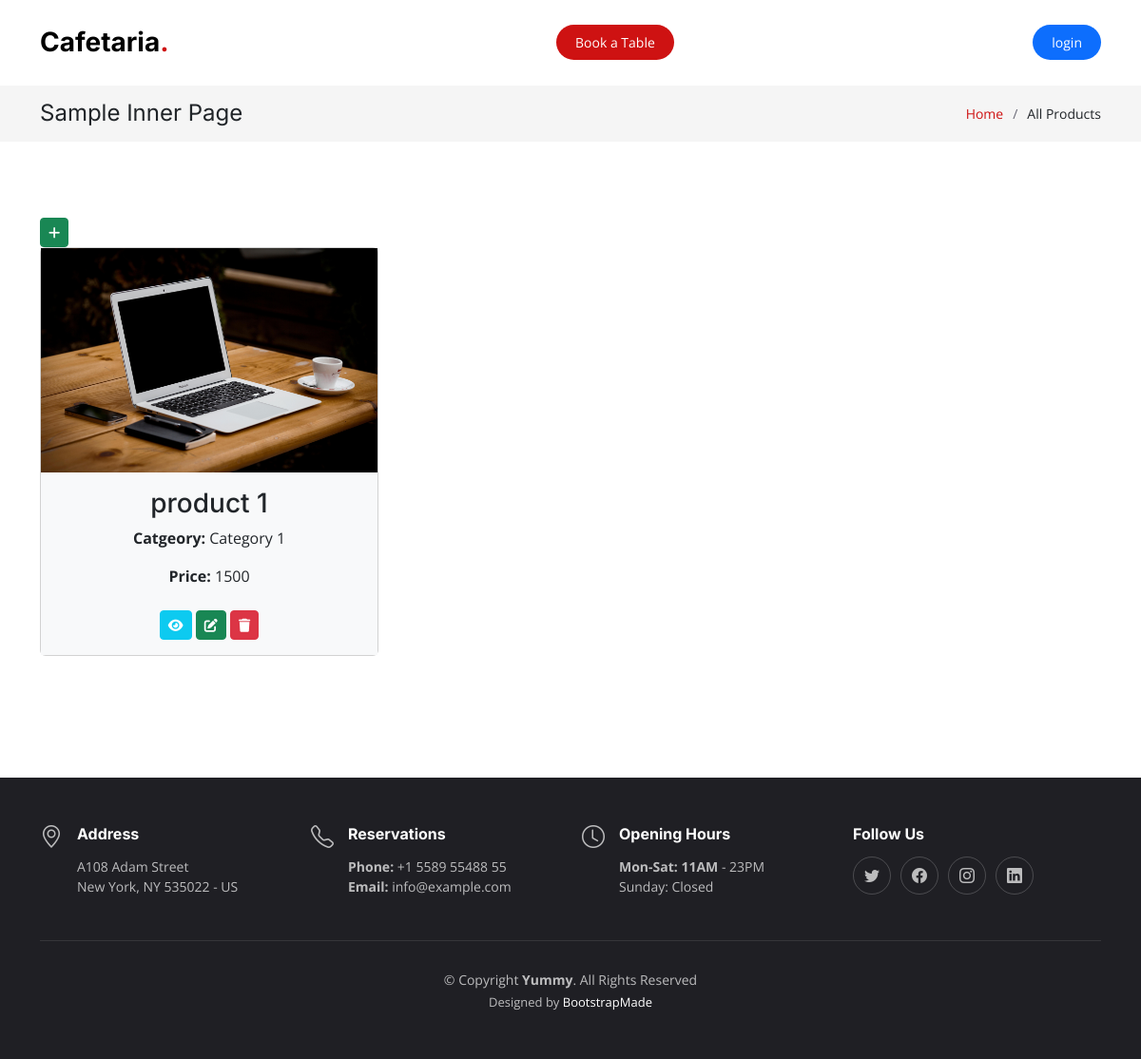
Screenshot of /views/Product/index.php with the database file from the repository.
### tables this page shows
CREATE TABLE `products` (
  `id` int NOT NULL,
  `name` varchar(50) NOT NULL,
  `price` float NOT NULL,
  `image` varchar(255) NOT NULL,
  `category_id` int NOT NULL
);

CREATE TABLE `category` (
  `id` int NOT NULL,
  `name` varchar(30) NOT NULL,
  `description` text,
  `image` varchar(255) DEFAULT NULL
);

### controllers/ProductController.php (called while the page is built, shortened)
<?php
class Product
{
    public function index()
    {
        global $conn;
        $sql = "SELECT products.*, category.id AS category_id, category.name AS category_name
            FROM products JOIN category
            ON products.category_id = category.id
            ORDER BY products.id DESC";
        $result = $conn->query($sql);
        $products = [];
        if ($result->num_rows > 0) {
            while ($row = $result->fetch_assoc()) {
                array_push($products, $row);
            }
            return $products;
        } else {
            return false;
        }
    }
}

### views/Product/index.php (the view, shortened to what this page needs)
<!DOCTYPE html>
<html lang="en">
<head>
    <link href="../../assets/vendor/bootstrap/css/bootstrap.min.css" rel="stylesheet" />
    <link href="../../assets/vendor/bootstrap-icons/bootstrap-icons.css" rel="stylesheet" />
    <link href="../../assets/vendor/aos/aos.css" rel="stylesheet" />
    <link href="../../assets/vendor/glightbox/css/glightbox.min.css" rel="stylesheet" />
    <link href="../../assets/vendor/swiper/swiper-bundle.min.css" rel="stylesheet" />
    <link rel="stylesheet" href="https://cdn.jsdelivr.net/npm/bootstrap@5.2.2/dist/css/bootstrap.min.css">
    <link rel="stylesheet" href="https://cdnjs.cloudflare.com/ajax/libs/font-awesome/6.2.0/css/all.min.css" />
    <link href="../../assets/css/main.css" rel="stylesheet" />
</head>
<?php
include('../../includes/navbar.php');
?>
<?php
include('../../controllers/DBController.php');
include('../../controllers/ProductController.php');
$products = new Product();
$products = $products->index();
?>
<main id="main">
    <div class="breadcrumbs">
        <div class="container">
            <div class="d-flex justify-content-between align-items-center">
                <h2>Sample Inner Page</h2>
                <ol>
                    <li><a href="index.php">Home</a></li>
                    <li>All Products</li>
                </ol>
            </div>
        </div>
    </div>
    <section class="sample-page">
        <div class="container data-aos='fade-up'">
            <a href="create.php" title="create" class="btn btn-success text-white btn-sm">
                <i class="fas fa-plus"></i>
            </a>
            <div class="row">
                <?php foreach ($products as $product) { ?>
                    <div class="col-md-4 mb-5">
                        <div class="card">
                            <img src="../../uploads/<?php echo $product['image']; ?>" class="w-100">
                            <div class="card-body bg-light">
                                <h3 class="card-title text-center">
                                    <?php echo $product['name'];  ?>
                                </h3>
                                <p class="text-center">
                                    <strong>Catgeory: </strong>
                                    <?php echo $product['category_name'];  ?>
                                </p>
                                <p class="text-center">
                                    <strong>Price: </strong>
                                    <?php echo $product['price'];  ?>
                                </p>
                                <div class="d-flex justify-content-center mt-4">
                                    <div>
                                        <a href="show.php?id=<?php echo $product['id']; ?>" title="show" class="btn btn-info text-white btn-sm">
                                            <i class="fas fa-eye"></i>
                                        </a>
                                        <a href="edit.php?id=<?php echo $product['id']; ?>" title="edit" class="btn btn-success text-white btn-sm">
                                            <i class="fas fa-edit"></i>
                                        </a>
                                        <a href="destroy.php?id=<?php echo $product['id']; ?>" title="Delete" class="btn btn-danger btn-sm" onclick="return confirm('Are You Sure You Want To Delete This Product ?') ;">
                                            <i class="fas fa-trash"></i>
                                        </a>
                                    </div>
                                </div>
                            </div>
                        </div>
                    </div>
                <?php } ?>
            </div>
        </div>
    </section>
</main>
<?php
include('../../includes/footer.php');
?>
</body>
</html>

### includes/navbar.php (shortened to what this page needs)
<body>
    <header id="header" class="header fixed-top d-flex align-items-center">
        <div class="container d-flex align-items-center justify-content-between">
            <a href="index.html" class="logo d-flex align-items-center me-auto me-lg-0">
                <h1>Cafetaria<span>.</span></h1>
            </a>
            <a class="btn-book-a-table" href="#book-a-table">Book a Table</a>
            <?php if (!isset($_SESSION["id"])) { ?>
                <a class="btn-book-a-table bg-primary text-white mx-0" href="../../Cafeteria_project/views/login.php">login</a>
            <?php } ?>
        </div>
    </header>

### includes/footer.php
<footer id="footer" class="footer">
    <div class="container">
        <div class="row gy-3">
            <div class="col-lg-3 col-md-6 d-flex">
                <i class="bi bi-geo-alt icon"></i>
                <div>
                    <h4>Address</h4>
                    <p>
                        A108 Adam Street <br />
                        New York, NY 535022 - US<br />
                    </p>
                </div>
            </div>
            <div class="col-lg-3 col-md-6 footer-links d-flex">
                <i class="bi bi-telephone icon"></i>
                <div>
                    <h4>Reservations</h4>
                    <p>
                        <strong>Phone:</strong> +1 5589 55488 55<br />
                        <strong>Email:</strong> info@example.com<br />
                    </p>
                </div>
            </div>
            <div class="col-lg-3 col-md-6 footer-links d-flex">
                <i class="bi bi-clock icon"></i>
                <div>
                    <h4>Opening Hours</h4>
                    <p>
                        <strong>Mon-Sat: 11AM</strong> - 23PM<br />
                        Sunday: Closed
                    </p>
                </div>
            </div>
            <div class="col-lg-3 col-md-6 footer-links">
                <h4>Follow Us</h4>
                <div class="social-links d-flex">
                    <a href="#" class="twitter"><i class="bi bi-twitter"></i></a>
                    <a href="#" class="facebook"><i class="bi bi-facebook"></i></a>
                    <a href="#" class="instagram"><i class="bi bi-instagram"></i></a>
                    <a href="#" class="linkedin"><i class="bi bi-linkedin"></i></a>
                </div>
            </div>
        </div>
    </div>
    <div class="container">
        <div class="copyright">
            &copy; Copyright <strong><span>Yummy</span></strong>. All Rights Reserved
        </div>
        <div class="credits">
            Designed by <a href="https://bootstrapmade.com/">BootstrapMade</a>
        </div>
    </div>
</footer>

### assets/css/main.css (style rules this page uses)
:root { --font-default: "Open Sans", system-ui, -apple-system, "Segoe UI", Roboto, "Helvetica Neue", Arial, "Noto Sans", "Liberation Sans", sans-serif, "Apple Color Emoji", "Segoe UI Emoji", "Segoe UI Symbol", "Noto Color Emoji"; --font-primary: "Amatic SC", sans-serif; --font-secondary: "Inter", sans-serif; }
:root { --color-default: #212529; --color-primary: #ce1212; --color-secondary: #37373f; }
:root { scroll-behavior: smooth; }
body { font-family: var(--font-default); color: var(--color-default); }
a { color: var(--color-primary); text-decoration: none; }
h1, h2, h3, h4, h5, h6 { font-family: var(--font-secondary); }
section { overflow: hidden; padding: 80px 0; }
.breadcrumbs { padding: 15px 0; background: rgba(55, 55, 63, 0.05); margin-top: 90px; }
.breadcrumbs h2 { font-size: 24px; font-weight: 400; margin: 0; }
.breadcrumbs ol { display: flex; flex-wrap: wrap; list-style: none; padding: 0; margin: 0; font-size: 14px; }
.breadcrumbs ol li+li { padding-left: 10px; }
.breadcrumbs ol li+li::before { display: inline-block; padding-right: 10px; color: #676775; content: "/"; }
.header { background: #fff; transition: all 0.5s; z-index: 997; height: 90px; border-bottom: 1px solid #fff; }
.header .logo h1 { font-size: 28px; font-weight: 700; color: #000; margin: 0; font-family: var(--font-secondary); }
.header .logo h1 span { color: var(--color-primary); }
.header .btn-book-a-table, .header .btn-book-a-table:focus { font-size: 14px; color: #fff; background: var(--color-primary); padding: 8px 20px; margin-left: 30px; border-radius: 50px; transition: 0.3s; }
section { scroll-margin-top: 90px; }
.footer { font-size: 14px; background-color: #1f1f24; padding: 50px 0; color: rgba(255, 255, 255, 0.7); }
.footer .icon { margin-right: 15px; font-size: 24px; line-height: 0; }
.footer h4 { font-size: 16px; font-weight: bold; position: relative; padding-bottom: 5px; color: #fff; }
.footer .footer-links { margin-bottom: 30px; }
.footer .social-links a { display: flex; align-items: center; justify-content: center; width: 40px; height: 40px; border-radius: 50%; border: 1px solid rgba(255, 255, 255, 0.2); font-size: 16px; color: rgba(255, 255, 255, 0.7); margin-right: 10px; transition: 0.3s; }
.footer .copyright { text-align: center; padding-top: 30px; border-top: 1px solid rgba(255, 255, 255, 0.1); }
.footer .credits { padding-top: 4px; text-align: center; font-size: 13px; }
.footer .credits a { color: #fff; }

### rows the page displays
products: image (picture), name "product 1", category.name "Category 1", price "1500"
